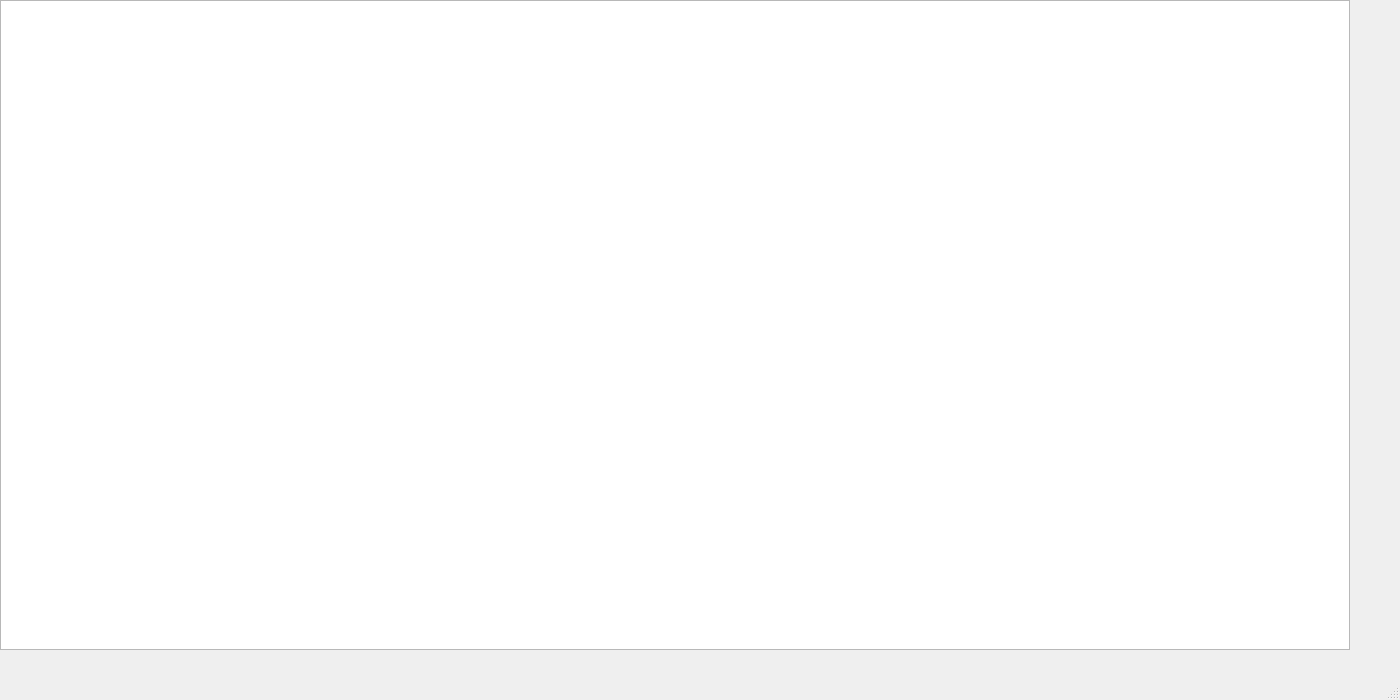
<?xml version="1.0" encoding="UTF-8"?>
<ui version="4.0">
 <class>MainWindow</class>
 <widget class="QMainWindow" name="MainWindow">
  <property name="geometry">
   <rect>
    <x>0</x>
    <y>0</y>
    <width>1400</width>
    <height>700</height>
   </rect>
  </property>
  <property name="windowTitle">
   <string>MainWindow</string>
  </property>
  <widget class="QWidget" name="centralwidget">
   <widget class="QGraphicsView" name="view">
    <property name="geometry">
     <rect>
      <x>0</x>
      <y>0</y>
      <width>1350</width>
      <height>650</height>
     </rect>
    </property>
   </widget>
  </widget>
  <widget class="QMenuBar" name="menubar">
   <property name="geometry">
    <rect>
     <x>0</x>
     <y>0</y>
     <width>1400</width>
     <height>21</height>
    </rect>
   </property>
  </widget>
  <widget class="QStatusBar" name="statusbar"/>
 </widget>
 <resources/>
 <connections/>
</ui>
